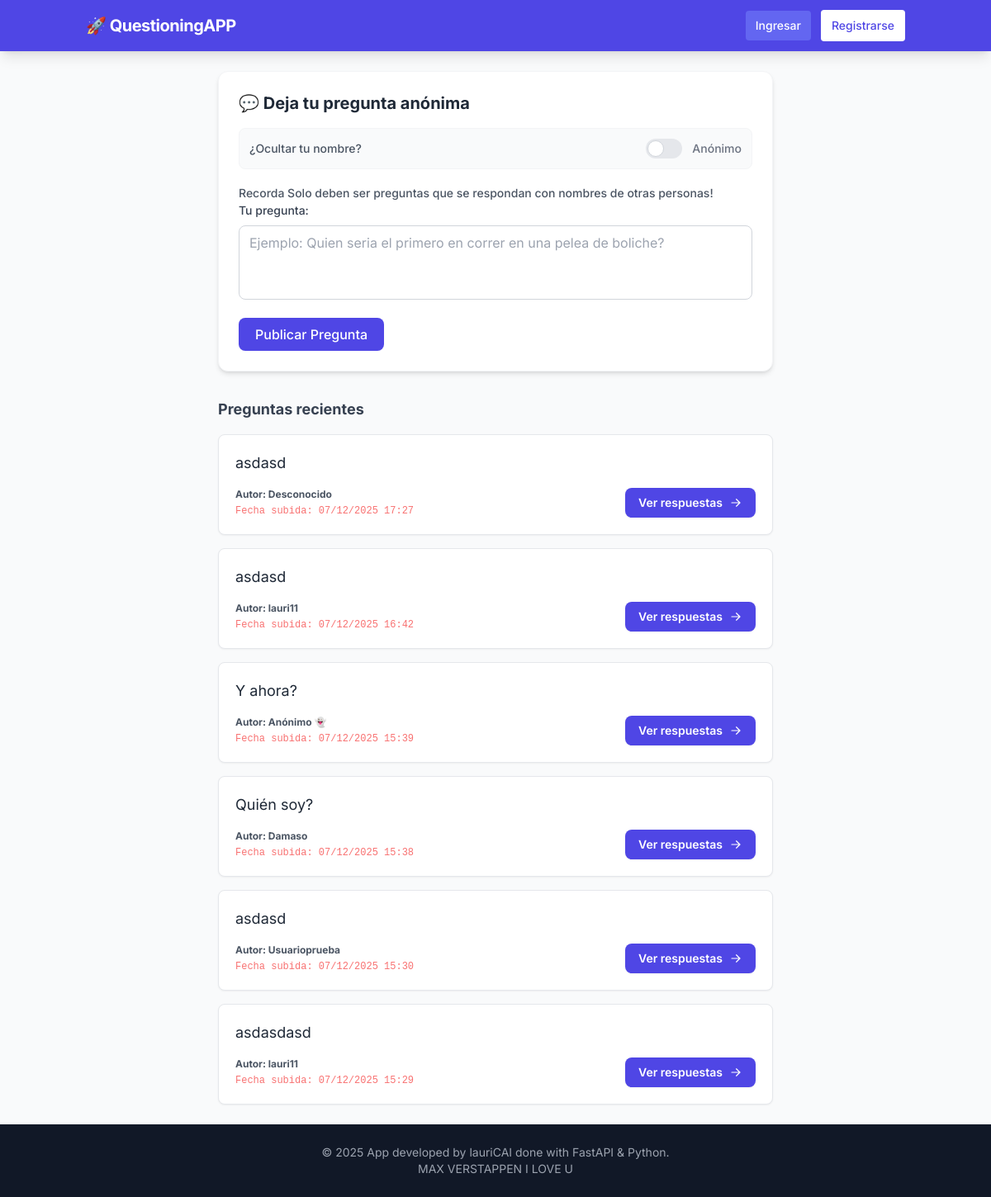
/question, run on an earlier commit of the app's database.
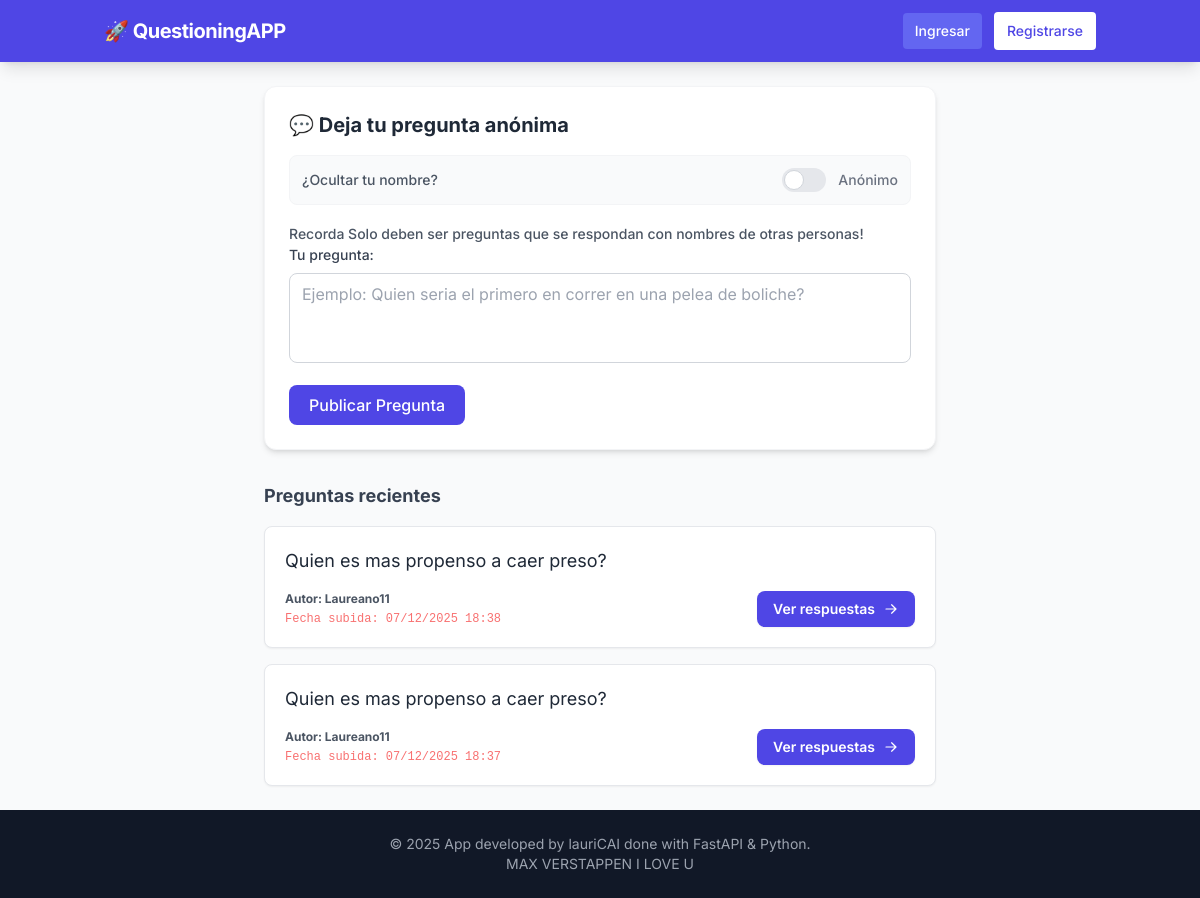
And on a later commit of the database.
### app/models.py (models this page shows)
class Question(SQLModel, table=True):
    id: Optional[int] = Field(default=None, primary_key=True)
    content: str = Field(default=None)
    uploaded_at: datetime = Field(default=datetime.now())
    uploaded_by: str = Field(default="Anonimo 👻")

### app/routers/questions.py (the view)
@router.get("/question", response_class=HTMLResponse)
async def question(request: Request, session: Session = Depends(get_session)):
    query = select(Question).order_by(Question.uploaded_at.desc())
    questions = session.exec(query).all()
    return templates.TemplateResponse("question.html", {"request": request,
                                                        "questions": questions})

### app/templates/question.html (shortened to what this page needs)
{% extends "base.html" %}
{% block content %}
<div class="max-w-2xl mx-auto">
    <div class="bg-white p-6 rounded-xl shadow-md border border-gray-100 mb-8">
        <h2 class="text-xl font-bold text-gray-800 mb-4">💬 Deja tu pregunta anónima</h2>
        <form action="/question" method="post">
  <div class="flex items-center justify-between mb-4 bg-gray-50 p-3 rounded-lg border border-gray-100">
    <span class="text-sm text-gray-600 font-medium">¿Ocultar tu nombre?</span>
    <label class="inline-flex items-center cursor-pointer">
        <div class="relative w-11 h-6 bg-gray-200 peer-focus:outline-none peer-focus:ring-4 peer-focus:ring-indigo-300 rounded-full peer
                    peer-checked:after:translate-x-full rtl:peer-checked:after:-translate-x-full peer-checked:after:border-white
                    after:content-[''] after:absolute after:top-[2px] after:start-[2px] after:bg-white after:border-gray-300
                    after:border after:rounded-full after:h-5 after:w-5 after:transition-all
                    peer-checked:bg-indigo-600"></div>
        <span class="ms-3 text-sm font-medium text-gray-500 peer-checked:text-indigo-600">
            Anónimo
        </span>
    </label>
</div>
            <div class="mb-4">
                <span class="text-sm text-gray-600 font-medium">
                    Recorda Solo deben ser preguntas que se respondan con nombres de otras personas!
                </span>
                <label class="block text-sm font-medium text-gray-700 mb-2">Tu pregunta:</label>
                <textarea name="content" rows="3" required
                          placeholder="Ejemplo: Quien seria el primero en correr en una pelea de boliche?"
                          class="w-full px-3 py-2 border border-gray-300 rounded-lg focus:outline-none focus:ring-2 focus:ring-indigo-500 focus:border-transparent resize-none"></textarea>
            </div>
            <button type="submit"
                    class="bg-indigo-600 text-white px-5 py-2 rounded-lg hover:bg-indigo-700 transition font-medium">
                Publicar Pregunta
            </button>
        </form>
    </div>
    <h3 class="text-lg font-bold text-gray-700 mb-4">Preguntas recientes</h3>
<div class="space-y-4">
    {% for question in questions %}
    <div class="bg-white p-5 rounded-lg shadow-sm border border-gray-200 hover:shadow-md transition">
        <p class="text-gray-800 text-lg">{{ question.content }}</p>
        <div class="flex justify-between items-end mt-4">
            <div>
                <div class="text-xs text-gray-600 font-bold">
                    Autor: {{ question.uploaded_by }}
                </div>
                <div class="text-xs text-red-400 font-mono mt-1">
                    Fecha subida: {{ question.uploaded_at.strftime('%d/%m/%Y %H:%M') }}
                </div>
            </div>
            <a href="/question/{{ question.id }}"
               class="bg-indigo-600 hover:bg-indigo-700 text-white text-sm font-semibold py-2 px-4 rounded-lg transition shadow-sm flex items-center gap-2">
                Ver respuestas
                <svg xmlns="http://www.w3.org/2000/svg" viewBox="0 0 20 20" fill="currentColor" class="w-4 h-4">
                  <path fill-rule="evenodd" d="M3 10a.75.75 0 01.75-.75h10.638L10.23 5.29a.75.75 0 111.04-1.08l5.5 5.25a.75.75 0 010 1.08l-5.5 5.25a.75.75 0 11-1.04-1.08l4.158-3.96H3.75A.75.75 0 013 10z" clip-rule="evenodd" />
                </svg>
            </a>
        </div>
    </div>
    {% else %}
    <p class="text-gray-500 italic text-center py-4">Nadie ha preguntado nada aún.</p>
    {% endfor %}
</div>
</div>
{% endblock %}

### app/templates/base.html (shortened to what this page needs)
<!DOCTYPE html>
<html lang="es">
<head>
    <script src="https://cdn.tailwindcss.com"></script>
</head>
<body class="bg-gray-50 text-gray-800 flex flex-col min-h-screen">
    <nav class="bg-indigo-600 text-white shadow-lg">
    <div class="container mx-auto px-4 py-3 flex justify-between items-center">
        <a href="/" class="font-bold text-lg md:text-xl tracking-tight truncate">
            🚀 QuestioningAPP
        </a>
        <div class="flex items-center space-x-3">
            {% if request.session.get("username")%}
             <a href="/logout" class="text-sm bg-gray-500 hover:bg-red-600 text-white px-3 py-2 rounded transition">
            Salir
             </a>
            {%else%}
            <a href="/login"
               class="text-xs md:text-sm bg-indigo-500 hover:bg-indigo-700 text-white px-3 py-2 rounded transition font-medium">
                Ingresar
            </a>
            <a href="/register"
               class="text-xs md:text-sm bg-white text-indigo-600 hover:bg-gray-100 px-3 py-2 rounded transition font-medium border border-transparent">
                Registrarse
            </a>
            {%endif%}
        </div>
    </div>
</nav>
    <main class="flex-grow container mx-auto px-4 py-6">
        {% block content %}
        {% endblock %}
    </main>
    <footer class="bg-gray-900 text-gray-400 py-6 mt-auto">
        <div class="container mx-auto px-4 text-center text-sm">
            <p>&copy; 2025 App developed by lauriCAI done with FastAPI & Python.</p>
            <p> MAX VERSTAPPEN I LOVE U</p>
        </div>
    </footer>
</body>
</html>

### app/templates/base.html (style rules this page uses)
body { font-family: 'Inter', sans-serif; }

What changed in the data, as far as the page shows it:
removed Question: content "asdasd", uploaded_by "Desconocido", uploaded_at "07/12/2025 17:27"
removed Question: content "asdasd", uploaded_by "lauri11", uploaded_at "07/12/2025 16:42"
removed Question: content "Y ahora?", uploaded_by "Anónimo 👻", uploaded_at "07/12/2025 15:39"
removed Question: content "Quién soy?", uploaded_by "Damaso", uploaded_at "07/12/2025 15:38"
removed Question: content "asdasd", uploaded_by "Usuarioprueba", uploaded_at "07/12/2025 15:30"
removed Question: content "asdasdasd", uploaded_by "lauri11", uploaded_at "07/12/2025 15:29"
added Question: content "Quien es mas propenso a caer preso?", uploaded_by "Laureano11", uploaded_at "07/12/2025 18:38"
added Question: content "Quien es mas propenso a caer preso?", uploaded_by "Laureano11", uploaded_at "07/12/2025 18:37"
